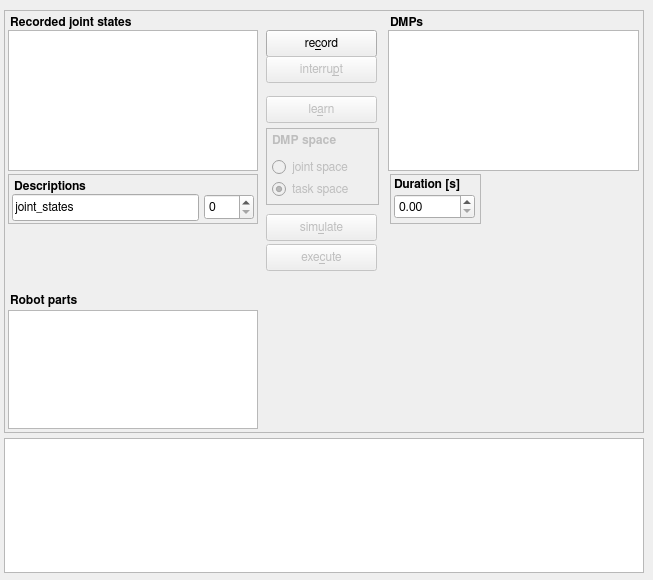
<?xml version="1.0" encoding="UTF-8"?>
<ui version="4.0">
 <class>dynamic_movement_primitive_gui</class>
 <widget class="QMainWindow" name="dynamic_movement_primitive_gui">
  <property name="geometry">
   <rect>
    <x>0</x>
    <y>0</y>
    <width>653</width>
    <height>580</height>
   </rect>
  </property>
  <property name="windowTitle">
   <string>Dynamic Movement Primitive GUI</string>
  </property>
  <widget class="QWidget" name="centralwidget">
   <widget class="QTextEdit" name="status_text_edit_">
    <property name="geometry">
     <rect>
      <x>4</x>
      <y>438</y>
      <width>640</width>
      <height>135</height>
     </rect>
    </property>
    <property name="readOnly">
     <bool>true</bool>
    </property>
   </widget>
   <widget class="QFrame" name="frame_3">
    <property name="geometry">
     <rect>
      <x>4</x>
      <y>10</y>
      <width>640</width>
      <height>423</height>
     </rect>
    </property>
    <property name="frameShape">
     <enum>QFrame::StyledPanel</enum>
    </property>
    <property name="frameShadow">
     <enum>QFrame::Raised</enum>
    </property>
    <widget class="QFrame" name="frame_5">
     <property name="geometry">
      <rect>
       <x>386</x>
       <y>164</y>
       <width>91</width>
       <height>50</height>
      </rect>
     </property>
     <property name="frameShape">
      <enum>QFrame::StyledPanel</enum>
     </property>
     <property name="frameShadow">
      <enum>QFrame::Raised</enum>
     </property>
     <widget class="QDoubleSpinBox" name="duration_spin_box_">
      <property name="geometry">
       <rect>
        <x>4</x>
        <y>20</y>
        <width>81</width>
        <height>25</height>
       </rect>
      </property>
     </widget>
     <widget class="QLabel" name="label_3">
      <property name="geometry">
       <rect>
        <x>4</x>
        <y>2</y>
        <width>83</width>
        <height>16</height>
       </rect>
      </property>
      <property name="font">
       <font>
        <family>FreeSans</family>
        <pointsize>9</pointsize>
        <weight>75</weight>
        <bold>true</bold>
        <underline>false</underline>
       </font>
      </property>
      <property name="text">
       <string>Duration [s]</string>
      </property>
     </widget>
    </widget>
    <widget class="QPushButton" name="record_button_">
     <property name="enabled">
      <bool>true</bool>
     </property>
     <property name="geometry">
      <rect>
       <x>262</x>
       <y>20</y>
       <width>111</width>
       <height>27</height>
      </rect>
     </property>
     <property name="font">
      <font>
       <family>FreeSans</family>
       <pointsize>9</pointsize>
      </font>
     </property>
     <property name="text">
      <string>re&amp;cord</string>
     </property>
    </widget>
    <widget class="QPushButton" name="interrupt_button_">
     <property name="enabled">
      <bool>false</bool>
     </property>
     <property name="geometry">
      <rect>
       <x>262</x>
       <y>46</y>
       <width>111</width>
       <height>27</height>
      </rect>
     </property>
     <property name="font">
      <font>
       <family>FreeSans</family>
       <pointsize>9</pointsize>
      </font>
     </property>
     <property name="text">
      <string>interru&amp;pt</string>
     </property>
    </widget>
    <widget class="QListWidget" name="trajectory_list_">
     <property name="geometry">
      <rect>
       <x>4</x>
       <y>20</y>
       <width>250</width>
       <height>141</height>
      </rect>
     </property>
     <property name="font">
      <font>
       <family>FreeSans</family>
       <pointsize>9</pointsize>
      </font>
     </property>
     <property name="selectionMode">
      <enum>QAbstractItemView::MultiSelection</enum>
     </property>
    </widget>
    <widget class="QLabel" name="label_4">
     <property name="geometry">
      <rect>
       <x>6</x>
       <y>4</y>
       <width>247</width>
       <height>16</height>
      </rect>
     </property>
     <property name="font">
      <font>
       <family>FreeSans</family>
       <pointsize>9</pointsize>
       <weight>75</weight>
       <bold>true</bold>
       <underline>false</underline>
      </font>
     </property>
     <property name="text">
      <string>Recorded joint states</string>
     </property>
    </widget>
    <widget class="QListWidget" name="dmp_list_">
     <property name="geometry">
      <rect>
       <x>384</x>
       <y>20</y>
       <width>251</width>
       <height>141</height>
      </rect>
     </property>
     <property name="font">
      <font>
       <family>FreeSans</family>
       <pointsize>9</pointsize>
      </font>
     </property>
     <property name="selectionMode">
      <enum>QAbstractItemView::SingleSelection</enum>
     </property>
     <property name="sortingEnabled">
      <bool>true</bool>
     </property>
    </widget>
    <widget class="QLabel" name="label_5">
     <property name="geometry">
      <rect>
       <x>386</x>
       <y>4</y>
       <width>247</width>
       <height>16</height>
      </rect>
     </property>
     <property name="font">
      <font>
       <family>FreeSans</family>
       <pointsize>9</pointsize>
       <weight>75</weight>
       <bold>true</bold>
       <underline>false</underline>
      </font>
     </property>
     <property name="text">
      <string>DMPs</string>
     </property>
    </widget>
    <widget class="QFrame" name="frame_6">
     <property name="geometry">
      <rect>
       <x>4</x>
       <y>164</y>
       <width>250</width>
       <height>50</height>
      </rect>
     </property>
     <property name="frameShape">
      <enum>QFrame::StyledPanel</enum>
     </property>
     <property name="frameShadow">
      <enum>QFrame::Raised</enum>
     </property>
     <widget class="QLabel" name="label_6">
      <property name="geometry">
       <rect>
        <x>6</x>
        <y>4</y>
        <width>155</width>
        <height>16</height>
       </rect>
      </property>
      <property name="font">
       <font>
        <family>FreeSans</family>
        <pointsize>9</pointsize>
        <weight>75</weight>
        <bold>true</bold>
        <underline>false</underline>
       </font>
      </property>
      <property name="text">
       <string>Descriptions</string>
      </property>
     </widget>
     <widget class="QSpinBox" name="id_spin_box_">
      <property name="geometry">
       <rect>
        <x>196</x>
        <y>20</y>
        <width>50</width>
        <height>26</height>
       </rect>
      </property>
     </widget>
     <widget class="QLineEdit" name="description_edit_">
      <property name="geometry">
       <rect>
        <x>4</x>
        <y>20</y>
        <width>187</width>
        <height>27</height>
       </rect>
      </property>
      <property name="font">
       <font>
        <family>FreeSans</family>
        <pointsize>9</pointsize>
       </font>
      </property>
      <property name="text">
       <string>joint_states</string>
      </property>
     </widget>
    </widget>
    <widget class="QListWidget" name="robot_part_list_">
     <property name="geometry">
      <rect>
       <x>4</x>
       <y>300</y>
       <width>250</width>
       <height>119</height>
      </rect>
     </property>
     <property name="font">
      <font>
       <family>FreeSans</family>
       <pointsize>9</pointsize>
      </font>
     </property>
     <property name="selectionMode">
      <enum>QAbstractItemView::MultiSelection</enum>
     </property>
    </widget>
    <widget class="QLabel" name="label_7">
     <property name="geometry">
      <rect>
       <x>6</x>
       <y>282</y>
       <width>155</width>
       <height>16</height>
      </rect>
     </property>
     <property name="font">
      <font>
       <family>FreeSans</family>
       <pointsize>9</pointsize>
       <weight>75</weight>
       <bold>true</bold>
       <underline>false</underline>
      </font>
     </property>
     <property name="text">
      <string>Robot parts</string>
     </property>
    </widget>
    <widget class="QPushButton" name="learn_button_">
     <property name="enabled">
      <bool>false</bool>
     </property>
     <property name="geometry">
      <rect>
       <x>262</x>
       <y>86</y>
       <width>111</width>
       <height>27</height>
      </rect>
     </property>
     <property name="font">
      <font>
       <family>FreeSans</family>
       <pointsize>9</pointsize>
      </font>
     </property>
     <property name="text">
      <string>le&amp;arn</string>
     </property>
    </widget>
    <widget class="QFrame" name="dmp_space_frame_">
     <property name="enabled">
      <bool>false</bool>
     </property>
     <property name="geometry">
      <rect>
       <x>262</x>
       <y>118</y>
       <width>113</width>
       <height>77</height>
      </rect>
     </property>
     <property name="frameShape">
      <enum>QFrame::StyledPanel</enum>
     </property>
     <property name="frameShadow">
      <enum>QFrame::Raised</enum>
     </property>
     <widget class="QLabel" name="label_8">
      <property name="geometry">
       <rect>
        <x>6</x>
        <y>4</y>
        <width>101</width>
        <height>16</height>
       </rect>
      </property>
      <property name="font">
       <font>
        <family>FreeSans</family>
        <pointsize>9</pointsize>
        <weight>75</weight>
        <bold>true</bold>
        <underline>false</underline>
       </font>
      </property>
      <property name="text">
       <string>DMP space</string>
      </property>
     </widget>
     <widget class="QRadioButton" name="joint_radio_button_">
      <property name="enabled">
       <bool>false</bool>
      </property>
      <property name="geometry">
       <rect>
        <x>6</x>
        <y>28</y>
        <width>105</width>
        <height>22</height>
       </rect>
      </property>
      <property name="font">
       <font>
        <family>FreeSans</family>
        <pointsize>9</pointsize>
       </font>
      </property>
      <property name="text">
       <string>joint space</string>
      </property>
     </widget>
     <widget class="QRadioButton" name="task_radio_button_">
      <property name="enabled">
       <bool>false</bool>
      </property>
      <property name="geometry">
       <rect>
        <x>6</x>
        <y>50</y>
        <width>103</width>
        <height>22</height>
       </rect>
      </property>
      <property name="font">
       <font>
        <family>FreeSans</family>
        <pointsize>9</pointsize>
       </font>
      </property>
      <property name="text">
       <string>task space</string>
      </property>
      <property name="checked">
       <bool>true</bool>
      </property>
     </widget>
    </widget>
    <widget class="QPushButton" name="simulate_button_">
     <property name="enabled">
      <bool>false</bool>
     </property>
     <property name="geometry">
      <rect>
       <x>262</x>
       <y>204</y>
       <width>111</width>
       <height>27</height>
      </rect>
     </property>
     <property name="font">
      <font>
       <family>FreeSans</family>
       <pointsize>9</pointsize>
      </font>
     </property>
     <property name="text">
      <string>sim&amp;ulate</string>
     </property>
    </widget>
    <widget class="QPushButton" name="execute_button_">
     <property name="enabled">
      <bool>false</bool>
     </property>
     <property name="geometry">
      <rect>
       <x>262</x>
       <y>234</y>
       <width>111</width>
       <height>27</height>
      </rect>
     </property>
     <property name="font">
      <font>
       <family>FreeSans</family>
       <pointsize>9</pointsize>
      </font>
     </property>
     <property name="text">
      <string>exe&amp;cute</string>
     </property>
    </widget>
   </widget>
  </widget>
 </widget>
 <resources/>
 <connections/>
</ui>
